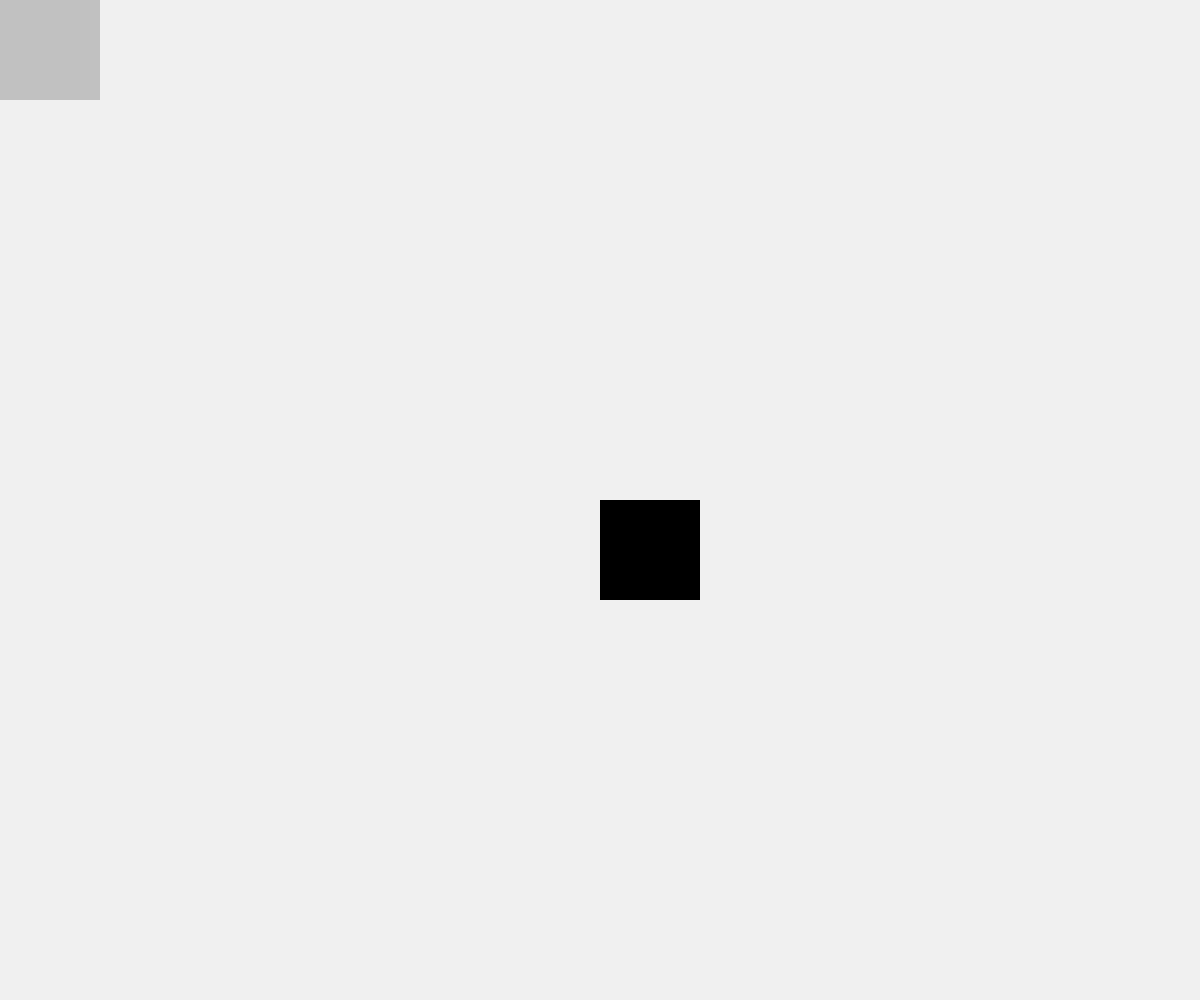
Frame 1 (no input)
Frame 60 (no input): identical to frame 1, image omitted
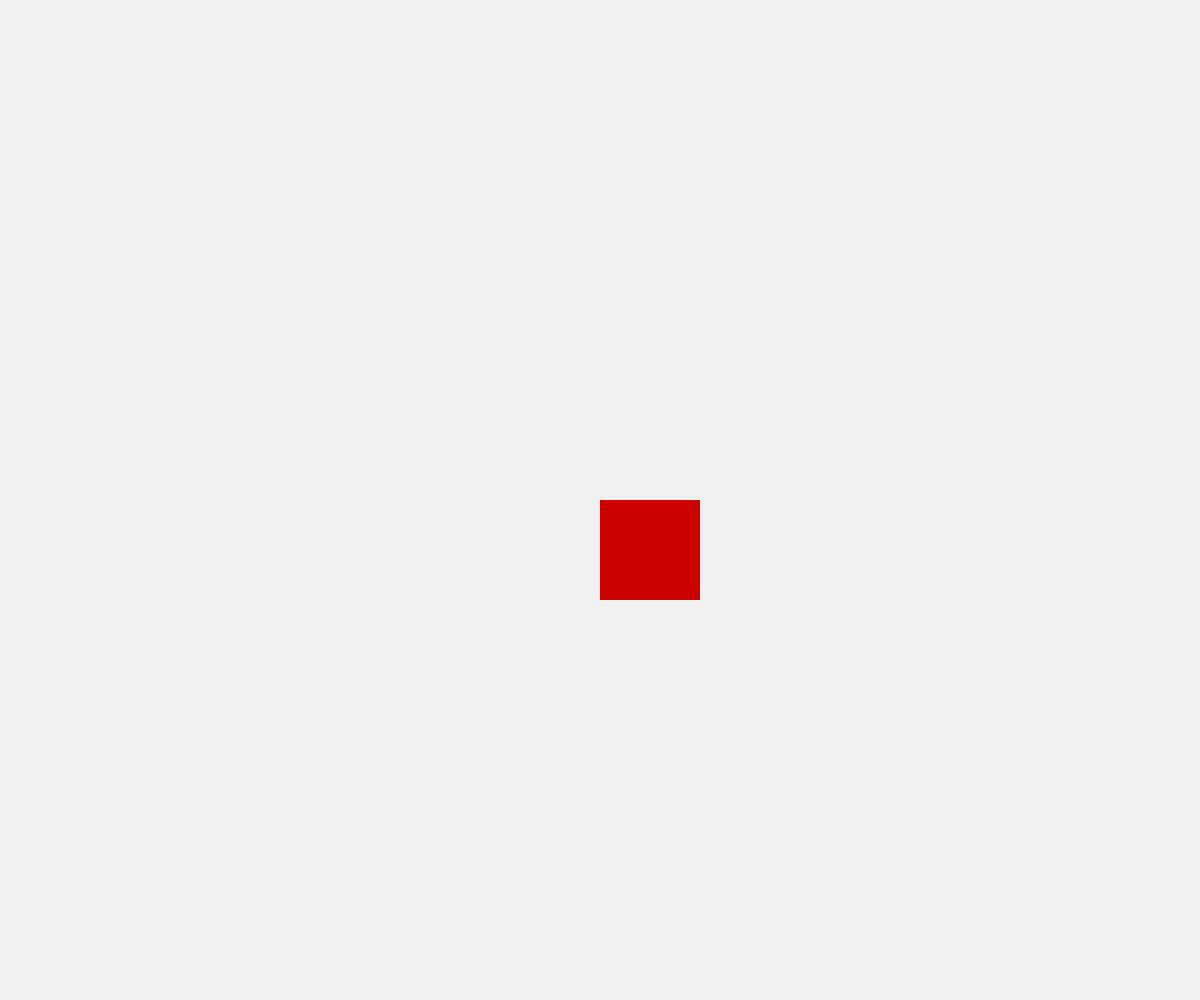
Frame 120 (the mouse pressed at the canvas centre since frame 60)

The p5.js sketch that drew these frames (run headless with seeded random() and noise() and a simulated clock; from frame 60 on, the mouse is pressed at the canvas centre):

// p5.js sketch
// ── sketch.js
// 長方形と長方形の衝突判定
// reference: http://jeffreythompson.org/collision-detection/rect-rect.php

// 長方形Aと長方形Bの衝突判定を行うには下記のテストを行う必要がある
// 長方形Aの右辺は長方形Bの左辺より右にあるか
// 長方形Aの左辺は長方形Bの右辺より左にあるか
// 長方形Aの上辺は長方形Bの下辺より上にあるか
// 長方形Aの下辺は長方形Bの上辺より下にあるか
// これらがすべてtrueとなった場合、長方形Aは長方形Bの内部にあるといえる


let rectASize = 100;
let rectBSize = 100;
let targetColor;
let bgColor = 240;

const rectRectIsCollision = (r1x, r1y, r1s, r2x, r2y, r2s) => {
	if (
		r1x + r1s >= r2x &&
		r1x <= r2x + r2s &&
		r1y + r1s >= r2y &&
		r1y <= r2y + r2s
	) {
		return true;
	}
	return false;
}

function setup() {
	createCanvas(windowWidth, windowHeight);
	noStroke();
}

function draw() {
	let rectA = createVector(mouseX, mouseY);
	let rectB = createVector(width / 2, height / 2);

	let detect = rectRectIsCollision(
		rectA.x, rectA.y, rectASize,
		rectB.x, rectB.y, rectBSize,
	);

	if (detect) {
		rectBColor = color(255, 0, 0);
	} else {
		rectBColor = 0;
	}

	background(bgColor);
	fill(rectBColor);
	rect(rectB.x, rectB.y, rectBSize);
	fill(0, 50);
	rect(rectA.x, rectA.y, rectASize);
}
